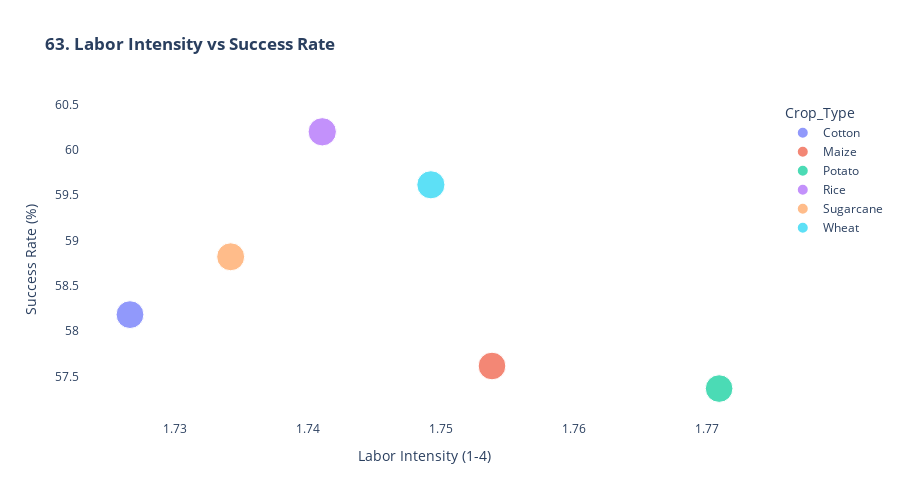

This figure's notebook cell:
### Markdown cell above
### *63. Labor Requirements*

### Code cell
print("\n63. Labor Analysis...")

# Assign labor scores to irrigation methods
labor_scores = {'Drip': 1, 'Sprinkler': 2, 'Canal': 3, 'Rainfed': 1}
df['Labor_Score'] = df['Irrigation_Type'].map(labor_scores)

labor_by_crop = df.groupby("Crop_Type", observed=False).agg(
    Labor_Score=("Labor_Score", "mean"),
    Success_Rate=("Irrigation_Need", lambda x: (x == "Low").mean() * 100),
).reset_index()

fig63 = px.scatter(labor_by_crop, x='Labor_Score', y='Success_Rate',
                   color='Crop_Type', size='Success_Rate',
                   title='<b>63. Labor Intensity vs Success Rate</b>',
                   labels={'Labor_Score': 'Labor Intensity (1-4)', 
                          'Success_Rate': 'Success Rate (%)'})

fig63.update_layout(height=500, plot_bgcolor='white')
fig63.show()

### Figure 1 — Plotly figure (JSON) as saved in the notebook; plotly's stock layout.template omitted (floating-point values rounded to 4 significant figures)
{"data": [{"hovertemplate": "Crop_Type=Cotton<br>Labor Intensity (1-4)=%{x}<br>Success Rate (%)=%{marker.size}<extra></extra>", "legendgroup": "Cotton", "marker": {"color": "#636efa", "size": [58.18], "sizemode": "area", "sizeref": 0.1505, "symbol": "circle"}, "mode": "markers", "name": "Cotton", "orientation": "v", "showlegend": true, "type": "scatter", "x": [1.727], "xaxis": "x", "y": [58.18], "yaxis": "y"}, {"hovertemplate": "Crop_Type=Maize<br>Labor Intensity (1-4)=%{x}<br>Success Rate (%)=%{marker.size}<extra></extra>", "legendgroup": "Maize", "marker": {"color": "#EF553B", "size": [57.62], "sizemode": "area", "sizeref": 0.1505, "symbol": "circle"}, "mode": "markers", "name": "Maize", "orientation": "v", "showlegend": true, "type": "scatter", "x": [1.754], "xaxis": "x", "y": [57.62], "yaxis": "y"}, {"hovertemplate": "Crop_Type=Potato<br>Labor Intensity (1-4)=%{x}<br>Success Rate (%)=%{marker.size}<extra></extra>", "legendgroup": "Potato", "marker": {"color": "#00cc96", "size": [57.37], "sizemode": "area", "sizeref": 0.1505, "symbol": "circle"}, "mode": "markers", "name": "Potato", "orientation": "v", "showlegend": true, "type": "scatter", "x": [1.771], "xaxis": "x", "y": [57.37], "yaxis": "y"}, {"hovertemplate": "Crop_Type=Rice<br>Labor Intensity (1-4)=%{x}<br>Success Rate (%)=%{marker.size}<extra></extra>", "legendgroup": "Rice", "marker": {"color": "#ab63fa", "size": [60.2], "sizemode": "area", "sizeref": 0.1505, "symbol": "circle"}, "mode": "markers", "name": "Rice", "orientation": "v", "showlegend": true, "type": "scatter", "x": [1.741], "xaxis": "x", "y": [60.2], "yaxis": "y"}, {"hovertemplate": "Crop_Type=Sugarcane<br>Labor Intensity (1-4)=%{x}<br>Success Rate (%)=%{marker.size}<extra></extra>", "legendgroup": "Sugarcane", "marker": {"color": "#FFA15A", "size": [58.82], "sizemode": "area", "sizeref": 0.1505, "symbol": "circle"}, "mode": "markers", "name": "Sugarcane", "orientation": "v", "showlegend": true, "type": "scatter", "x": [1.734], "xaxis": "x", "y": [58.82], "yaxis": "y"}, {"hovertemplate": "Crop_Type=Wheat<br>Labor Intensity (1-4)=%{x}<br>Success Rate (%)=%{marker.size}<extra></extra>", "legendgroup": "Wheat", "marker": {"color": "#19d3f3", "size": [59.61], "sizemode": "area", "sizeref": 0.1505, "symbol": "circle"}, "mode": "markers", "name": "Wheat", "orientation": "v", "showlegend": true, "type": "scatter", "x": [1.749], "xaxis": "x", "y": [59.61], "yaxis": "y"}], "layout": {"height": 500, "legend": {"itemsizing": "constant", "title": {"text": "Crop_Type"}, "tracegroupgap": 0}, "plot_bgcolor": "white", "title": {"text": "<b>63. Labor Intensity vs Success Rate</b>"}, "xaxis": {"anchor": "y", "domain": [0, 1], "title": {"text": "Labor Intensity (1-4)"}}, "yaxis": {"anchor": "x", "domain": [0, 1], "title": {"text": "Success Rate (%)"}}}}
